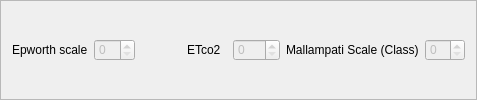
               <widget class="QFrame" name="diagnosticAssistantsFrame">
                <property name="styleSheet">
                 <string notr="true">QFrame {
	border-width: 2px;
}

QLabel {
	border-color: none;
}</string>
                </property>
                <property name="frameShape">
                 <enum>QFrame::StyledPanel</enum>
                </property>
                <property name="frameShadow">
                 <enum>QFrame::Raised</enum>
                </property>
                <layout class="QVBoxLayout" name="verticalLayout_60">
                 <item>
                  <layout class="QGridLayout" name="gridLayout_48">
                   <item row="0" column="6">
                    <spacer name="horizontalSpacer_92">
                     <property name="orientation">
                      <enum>Qt::Horizontal</enum>
                     </property>
                     <property name="sizeHint" stdset="0">
                      <size>
                       <width>40</width>
                       <height>20</height>
                      </size>
                     </property>
                    </spacer>
                   </item>
                   <item row="0" column="2">
                    <spacer name="horizontalSpacer_93">
                     <property name="orientation">
                      <enum>Qt::Horizontal</enum>
                     </property>
                     <property name="sizeHint" stdset="0">
                      <size>
                       <width>40</width>
                       <height>20</height>
                      </size>
                     </property>
                    </spacer>
                   </item>
                   <item row="0" column="5">
                    <spacer name="horizontalSpacer_94">
                     <property name="orientation">
                      <enum>Qt::Horizontal</enum>
                     </property>
                     <property name="sizeHint" stdset="0">
                      <size>
                       <width>40</width>
                       <height>20</height>
                      </size>
                     </property>
                    </spacer>
                   </item>
                   <item row="0" column="1">
                    <spacer name="horizontalSpacer_95">
                     <property name="orientation">
                      <enum>Qt::Horizontal</enum>
                     </property>
                     <property name="sizeHint" stdset="0">
                      <size>
                       <width>40</width>
                       <height>20</height>
                      </size>
                     </property>
                    </spacer>
                   </item>
                   <item row="0" column="3">
                    <spacer name="horizontalSpacer_96">
                     <property name="orientation">
                      <enum>Qt::Horizontal</enum>
                     </property>
                     <property name="sizeHint" stdset="0">
                      <size>
                       <width>40</width>
                       <height>20</height>
                      </size>
                     </property>
                    </spacer>
                   </item>
                   <item row="2" column="0" colspan="8">
                    <spacer name="horizontalSpacer_97">
                     <property name="orientation">
                      <enum>Qt::Horizontal</enum>
                     </property>
                     <property name="sizeHint" stdset="0">
                      <size>
                       <width>40</width>
                       <height>20</height>
                      </size>
                     </property>
                    </spacer>
                   </item>
                   <item row="0" column="0">
                    <spacer name="horizontalSpacer_98">
                     <property name="orientation">
                      <enum>Qt::Horizontal</enum>
                     </property>
                     <property name="sizeHint" stdset="0">
                      <size>
                       <width>40</width>
                       <height>20</height>
                      </size>
                     </property>
                    </spacer>
                   </item>
                   <item row="0" column="4">
                    <spacer name="horizontalSpacer_99">
                     <property name="orientation">
                      <enum>Qt::Horizontal</enum>
                     </property>
                     <property name="sizeHint" stdset="0">
                      <size>
                       <width>40</width>
                       <height>20</height>
                      </size>
                     </property>
                    </spacer>
                   </item>
                   <item row="0" column="7">
                    <spacer name="horizontalSpacer_100">
                     <property name="orientation">
                      <enum>Qt::Horizontal</enum>
                     </property>
                     <property name="sizeHint" stdset="0">
                      <size>
                       <width>40</width>
                       <height>20</height>
                      </size>
                     </property>
                    </spacer>
                   </item>
                   <item row="1" column="0">
                    <widget class="QLabel" name="scaleEpworthLabel">
                     <property name="text">
                      <string>Epworth scale</string>
                     </property>
                    </widget>
                   </item>
                   <item row="1" column="1">
                    <widget class="QSpinBox" name="scaleEpworthSpinBox">
                     <property name="enabled">
                      <bool>false</bool>
                     </property>
                     <property name="maximum">
                      <number>24</number>
                     </property>
                    </widget>
                   </item>
                   <item row="1" column="3">
                    <widget class="QLabel" name="ETco2Label">
                     <property name="text">
                      <string>ETco2</string>
                     </property>
                    </widget>
                   </item>
                   <item row="1" column="4">
                    <widget class="QSpinBox" name="ETco2SpinBox">
                     <property name="enabled">
                      <bool>false</bool>
                     </property>
                     <property name="maximum">
                      <number>100</number>
                     </property>
                    </widget>
                   </item>
                   <item row="1" column="7">
                    <widget class="QSpinBox" name="scaleMallampatiSpinBox">
                     <property name="enabled">
                      <bool>false</bool>
                     </property>
                     <property name="minimum">
                      <number>0</number>
                     </property>
                     <property name="maximum">
                      <number>5</number>
                     </property>
                     <property name="value">
                      <number>0</number>
                     </property>
                    </widget>
                   </item>
                   <item row="1" column="5" colspan="2" alignment="Qt::AlignRight">
                    <widget class="QLabel" name="scaleMallampatiLabel">
                     <property name="text">
                      <string>Mallampati Scale (Class)</string>
                     </property>
                    </widget>
                   </item>
                  </layout>
                 </item>
                </layout>
               </widget>
